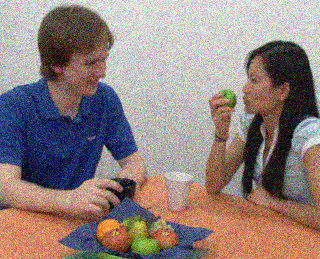
%> input picture noisy.png, 320 x 259 px
$ octave try3.m   (GNU Octave 9; MATLAB toolbox functions it lacks are replaced by stand-ins)
%> lines starting %> are read from the running program, lines starting %| are printed output that depends on the picture
clc;	% Clear command window.
clear;	% Delete all variables.
close all;	% Close all figure windows except those created by imtool.
imtool close all;	% Close all figure windows created by imtool.
workspace;	% Make sure the workspace panel is showing.
fontSize = 15;
% Read in a standard MATLAB color demo image.
folder = fullfile(matlabroot, '\toolbox\images\imdemos');
baseFileName = 'noisy.png';
fullFileName = fullfile(folder, baseFileName);
% Get the full filename, with path prepended.
fullFileName = fullfile(folder, baseFileName);
if ~exist(fullFileName, 'file')
	% Didn't find it there.  Check the search path for it.
	fullFileName = baseFileName; % No path this time.
	if ~exist(fullFileName, 'file')
		% Still didn't find it.  Alert user.
		errorMessage = sprintf('Error: %s does not exist.', fullFileName);
		uiwait(warndlg(errorMessage));
		return;
	end
end
rgbImage = imread(fullFileName);
%> rgbImage is the input picture: size 259x320x3 uint8; mean R, G, B 144.4, 128.7, 125.4
% Get the dimensions of the image.  numberOfColorBands should be = 3.
[rows columns numberOfColorBands] = size(rgbImage);
%> rows = 259; columns = 320; numberOfColorBands = 3
% Display the original color image.
subplot(1, 2, 1);
imshow(rgbImage);
title('Original color Image', 'FontSize', fontSize);
% Enlarge figure to full screen.
set(gcf, 'Position', get(0,'Screensize'));
% Extract the individual red, green, and blue color channels.
redChannel = rgbImage(:, :, 1);
greenChannel = rgbImage(:, :, 2);
blueChannel = rgbImage(:, :, 3);
% [12 lines of commented-out code are left out]
noisyRGB = imnoise(rgbImage,'salt & pepper', 0.05);
% [16 lines of commented-out code are left out]
title('Noisy Blue Channel', 'FontSize', fontSize);
% Median Filter the channels:
redMF = medfilt2(redChannel, [3 3]);
greenMF = medfilt2(greenChannel, [3 3]);
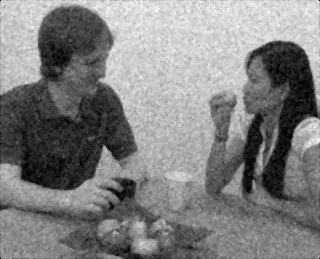
%> greenMF: size 259x320 uint8; min 0, max 255, mean 128.2
blueMF = medfilt2(blueChannel, [3 3]);
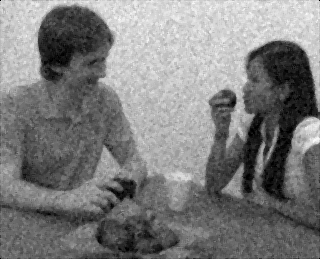
%> blueMF: size 259x320 uint8; min 0, max 250, mean 125.1
% Find the noise in the red.
noiseImage = (redChannel == 0 | redChannel == 255);
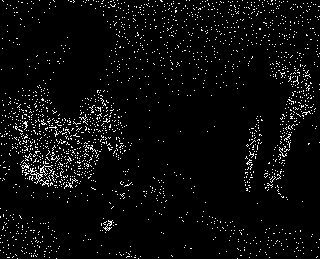
%> noiseImage: size 259x320 logical; 4.3% white in thin lines or dots
% Get rid of the noise in the red by replacing with median.
noiseFreeRed = redChannel;
noiseFreeRed(noiseImage) = redMF(noiseImage);
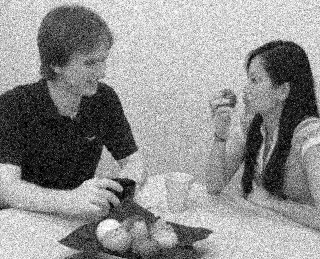
%> noiseFreeRed: size 259x320 uint8; min 0, max 255, mean 144.5
% Find the noise in the green.
noiseImage = (greenChannel == 0 | greenChannel == 255);
%> noiseImage: size 259x320 logical; 3% white in thin lines or dots
% Get rid of the noise in the green by replacing with median.
noiseFreeGreen = greenChannel;
noiseFreeGreen(noiseImage) = greenMF(noiseImage);
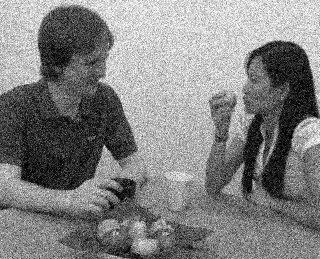
%> noiseFreeGreen: size 259x320 uint8; min 0, max 255, mean 128.7; mean of the top-left, top-right, bottom-left and bottom-right quarters 134.8, 162.3, 101.6, 116.5
% Find the noise in the blue.
noiseImage = (blueChannel == 0 | blueChannel == 255);
%> noiseImage: size 259x320 logical; 2.5% white in thin lines or dots
% Get rid of the noise in the blue by replacing with median.
noiseFreeBlue = blueChannel;
noiseFreeBlue(noiseImage) = blueMF(noiseImage);
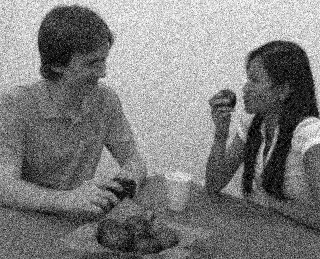
%> noiseFreeBlue: size 259x320 uint8; min 0, max 254, mean 125.4
% Reconstruct the noise free RGB image
rgbFixed = cat(3, noiseFreeRed, noiseFreeGreen, noiseFreeBlue);
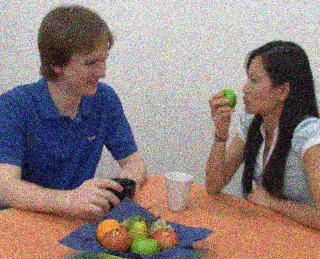
%> rgbFixed: size 259x320x3 uint8; mean R, G, B 144.5, 128.7, 125.4
subplot(1, 2, 2);
imshow(rgbFixed);
title('Restored Image', 'FontSize', fontSize);
